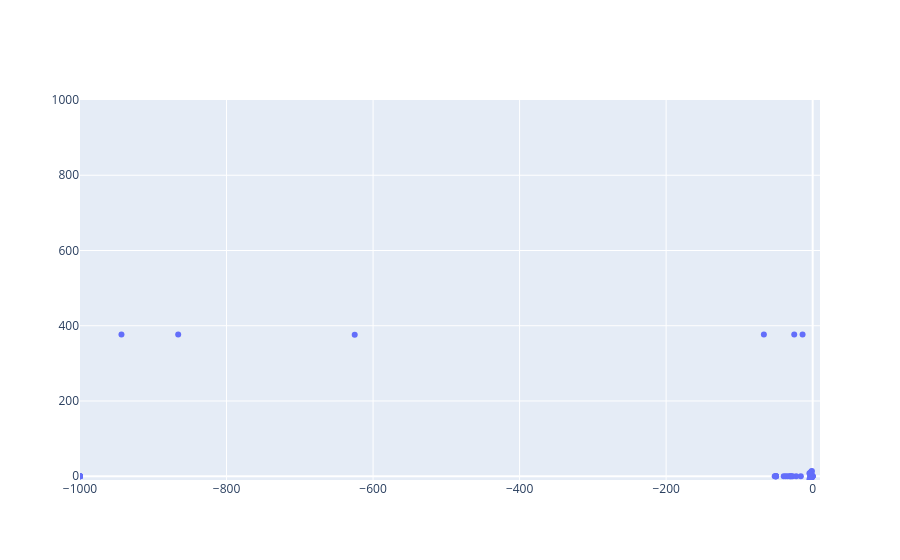

Write notebook code for a chart like this one.
### Code cell
fig = go.Figure()

fig.add_trace(go.Scatter(x=T_eig["Re"], y=T_eig["Im"], mode="markers"))

fig.update_xaxes(range=[-1000, 10])
fig.update_yaxes(range=[-10, 1000])
fig.show()
